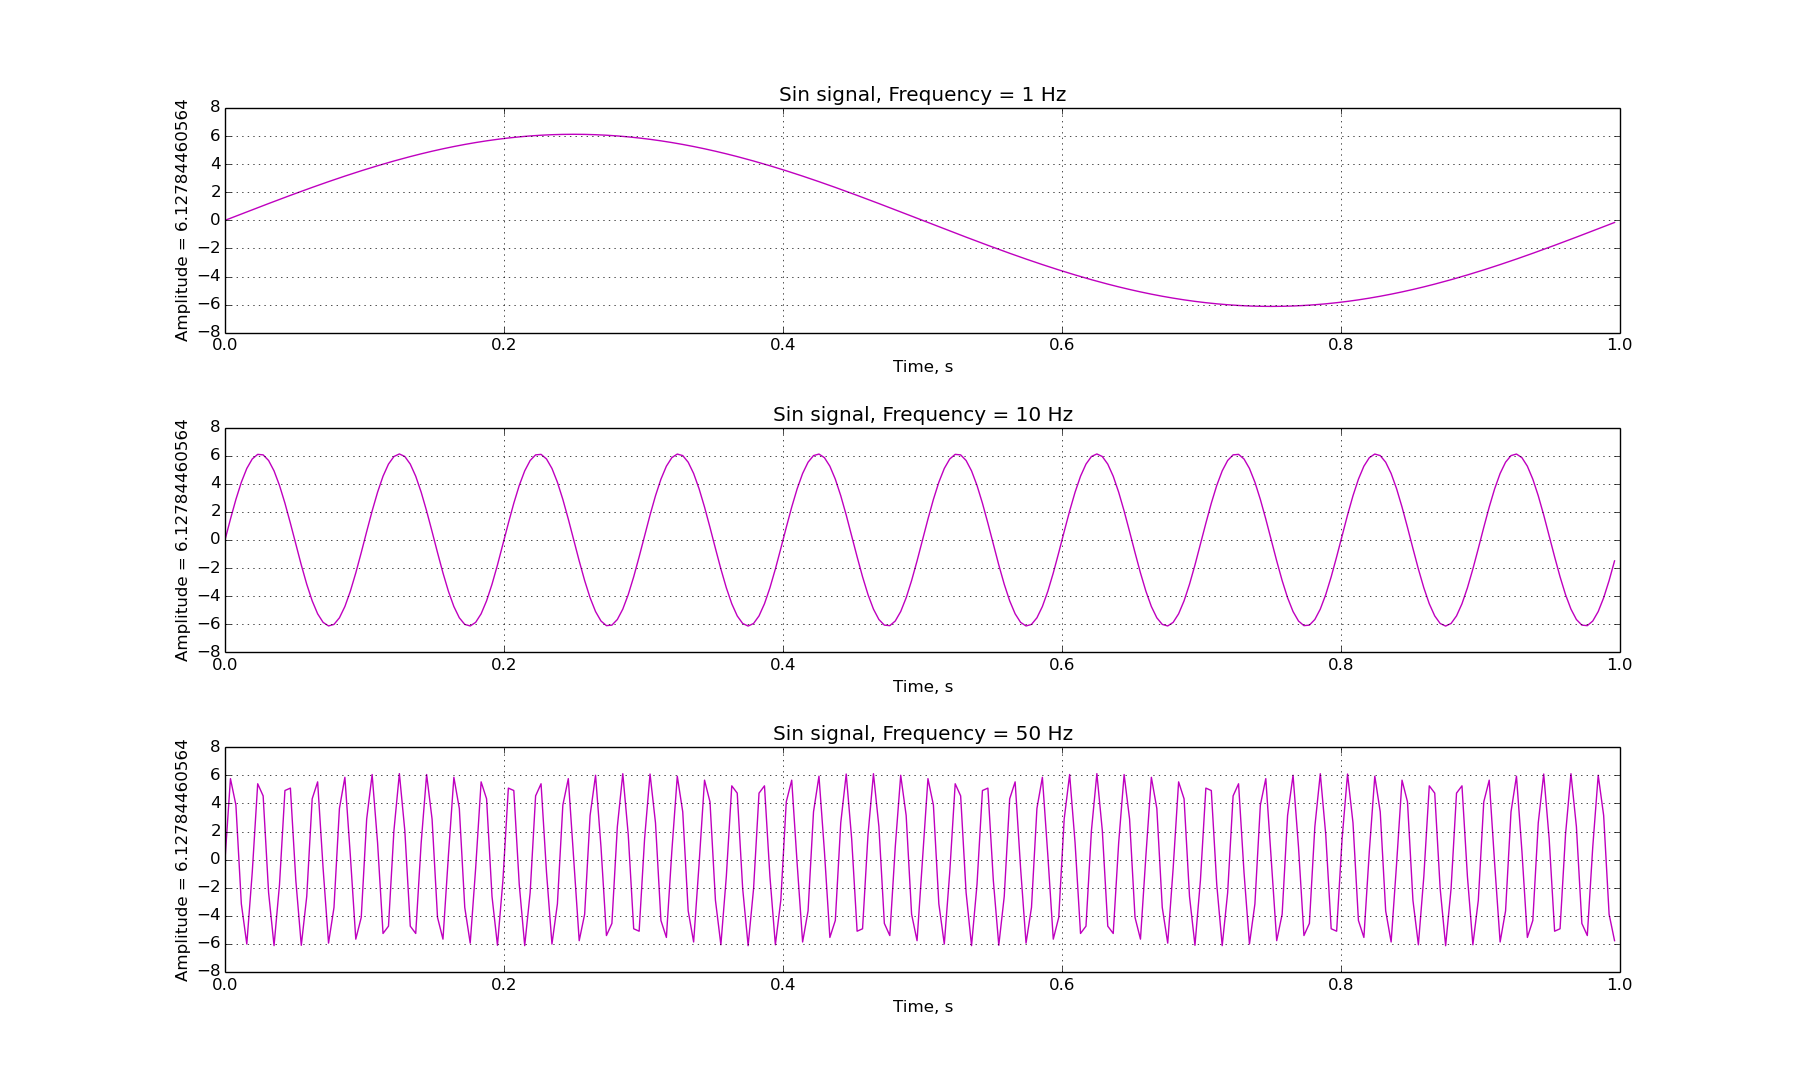

The script that drew this image:
#!/usr/bin/env python
#coding=utf8

import numpy
from math import sin, pi
import matplotlib.pyplot as plt
import random

fd = 256
n = 256
a=random.uniform(1,10)

def get_plot_arrays(fd, n, f):
    w=(2.*pi*f/fd)
    A=random.uniform(1,10)
    return [numpy.arange(n)/float(fd), numpy.array([a*sin(w*t) for t in range(n)])]

def show(data, pos, title, color = 'm'):
    plt.subplot(3,1,pos)
    plt.plot(data[0], data[1], color)
    plt.xlabel('Time, s')
    plt.ylabel('Amplitude = '+  str(a))
    plt.title(title)
    plt.grid(True)
    plt.hold(True)

show(get_plot_arrays(fd, n, 1), 1, 'Sin signal, Frequency = ' +  str("{0:.0f}".format(1) )+' Hz')
show(get_plot_arrays(fd, n, 10), 2, 'Sin signal, Frequency = ' +  str("{0:.0f}".format(10) )+' Hz')
show(get_plot_arrays(fd, n, 50), 3, 'Sin signal, Frequency = ' +  str("{0:.0f}".format(50) )+' Hz')

plt.show()
